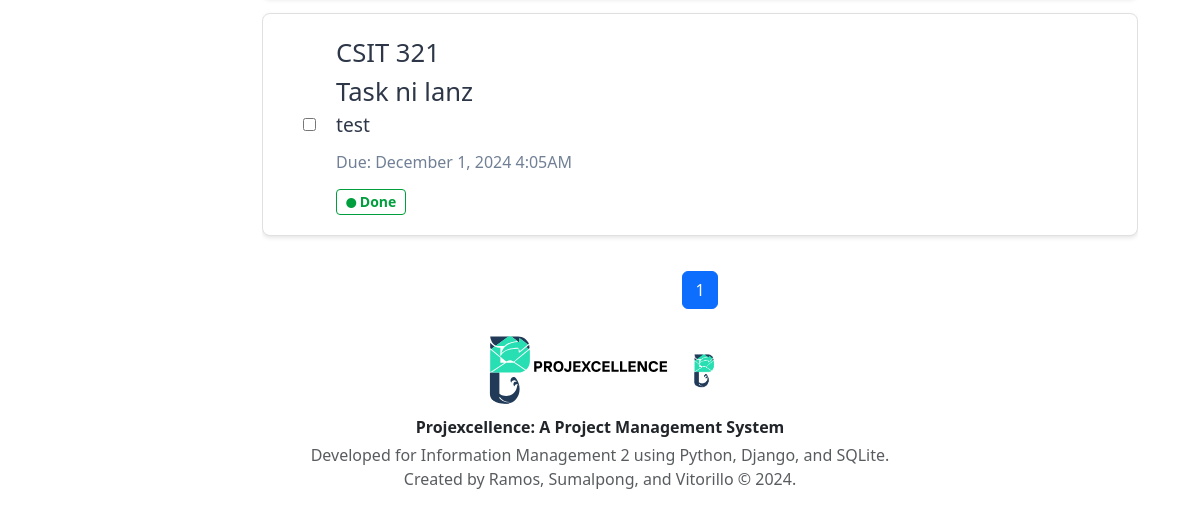
/task/Done/ (signed in, lower part), run on an earlier commit of the app's database.
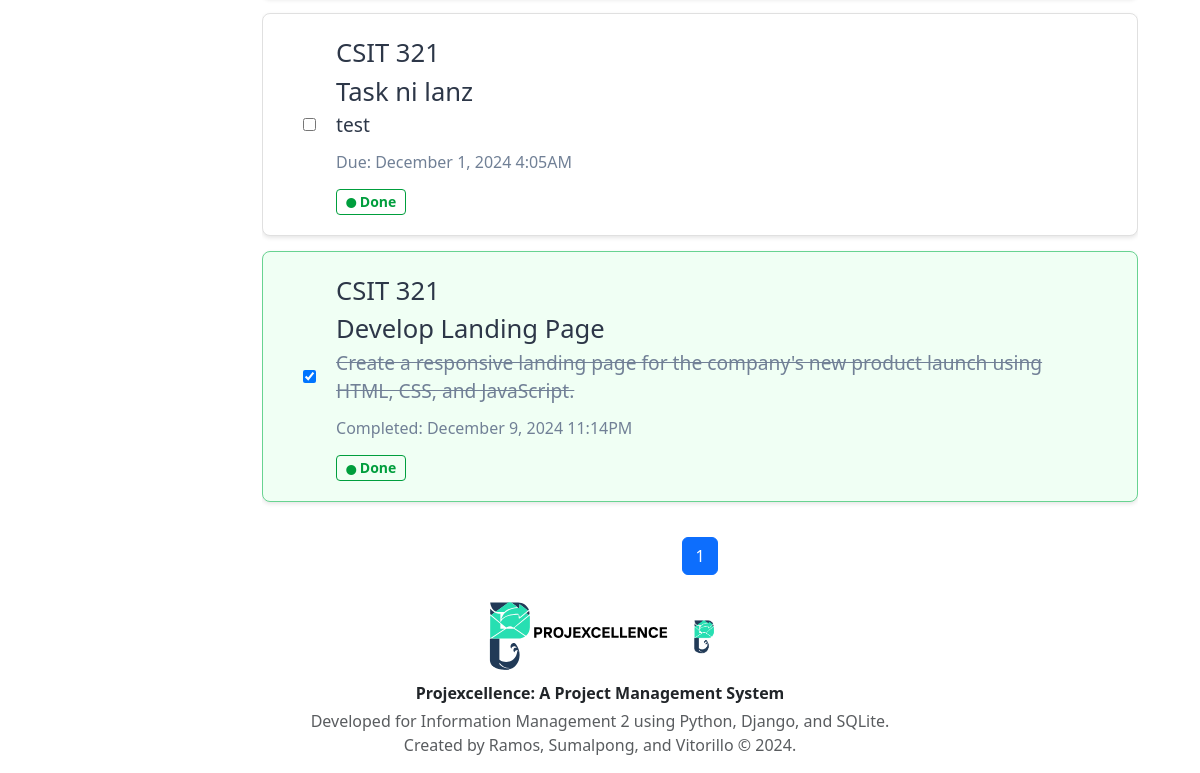
And on a later commit of the database.
### api/models.py (models this page shows, shortened)
class Task(models.Model):
    STATUS_CHOICES = [
        ("On-going", "On-going"),
        ("Pending", "Pending"),
        ("Done", "Done"),
    ]
    project_id = models.ForeignKey(Project, on_delete=models.CASCADE)
    task_name = models.CharField(max_length=50)
    description = models.TextField()
    assigned_to = models.ForeignKey( User, on_delete=models.CASCADE, related_name="assigned_tasks" )
    created_by = models.ForeignKey(User, on_delete=models.CASCADE, related_name="created_tasks")
    status = models.CharField(max_length=10, choices=STATUS_CHOICES, default="Pending")
    due_date = models.DateTimeField(default=timezone.now)
    completed = models.BooleanField(default=False)
    isAccepted = models.BooleanField(default=False)
    date_started = models.DateTimeField(null=True, blank=True, default=None)
    created_at = models.DateTimeField(auto_now_add=True)
    updated_at = models.DateTimeField(auto_now=True)

class Project(models.Model):
    project_name = models.CharField(max_length=50)
    description = models.TextField()
    created_by = models.ForeignKey(User, on_delete=models.CASCADE)
    date_created = models.DateTimeField(auto_now_add=True)
    def __str__(self):
        return self.project_name

### api/Views/views.py (the view, shortened to what this page needs)
# urls.py: path("task/<str:status>/", views.task_list, name="task"),
@login_required
def task_list(request,status):
    tasks = Task.objects.filter(assigned_to=request.user, status=status).order_by("due_date")
    task_filter = TaskFilter(request.GET, queryset=tasks)
    paginator = Paginator(task_filter.qs, 10)
    page_number = request.GET.get("page")
    page_obj = paginator.get_page(page_number)
    edit_task_forms = {task.id: EditTaskForm(instance=task) for task in tasks}
    context = {
        "page_obj": page_obj,
        "edit_task_forms": edit_task_forms,
        "add_task_form": TaskForm(),
        "filter": task_filter,
        'current_status': status
    }
    return render(request, "task.html", context)

### api/forms.py (shortened to what this page needs)
class TaskForm(forms.ModelForm):
    class Meta:
        model = Task
        fields = ["task_name", "description"]
        widgets = {
            "task_name": forms.TextInput(attrs={"class": "form-control"}),
            "description": forms.Textarea(attrs={"class": "form-control"}),
        }
        labels = {
            "task_name": "Task Name",
            "description": "Task Description",
        }
    def __init__(self, *args, project=None, **kwargs):
        super().__init__(*args, **kwargs)
        if self.instance and self.instance.pk and self.instance.due_date:
            self.fields["due_date"].initial = (
                localtime(self.instance.due_date).strftime("%Y-%m-%dT%H:%M")
            )

### api/templatetags/custom_filters.py (called while the page is built)
@register.filter
def dict_get(d, key):
    return d.get(key)

### api/templates/task.html (shortened to what this page needs)
{% extends "base.html" %}
{% load crispy_forms_tags %}
{% load custom_filters %}
{% block content %}
<div class="page-container">
    <div class="content-wrapper">
        <div id="tasks-list">
            {% for task in page_obj %}
            <div class="task-item {% if task.completed %}completed{% endif %}" >
                <div class="task-content">
                    <input style="margin-right: 20px;" type="checkbox" class="task-checkbox" {% if task.completed %}checked{% endif %}>
                    <div onclick="goToTaskDetails(event, '{% url 'task_details' task.id %}')">
                        <div class="task-title">{{ task.project_id }}</div>
                        <div class="task-title">{{ task.task_name }}</div>
                        <div class="task-description">{{ task.description }}</div>
                        {%if task.status == 'Done' and task.completed == True%}
                        <div class="task-due-date">Completed: {{ task.updated_at|date:"F j, Y g:iA" }}</div>
                        {%else%}
                        <div class="task-due-date">Due: {{ task.due_date|date:"F j, Y g:iA" }}</div>
                        {%endif%}
                        <span class="badge {{ task.status|lower }}">
                            <i class="bi bi-circle-fill icon-small" style="width: 0.1px;"></i> {{ task.status }}
                        </span>
                    </div>
                </div>
            </div>
            {% empty %}
                <div class="task-item" style="display: flex; justify-content: center;">
                    <h4 class="text-center" >You have no tasks to accomplish.<br/><small>Set up tasks to have a productive day ahead.</small></h4>
                </div>
            {% endfor %}
        </div>
        <nav aria-label="Page navigation" class="mt-auto">
            <ul class="pagination justify-content-center">
                {% for num in page_obj.paginator.page_range %}
                    {% if page_obj.number == num %}
                        <li class="page-item active"><span class="page-link">{{ num }}</span></li>
                    {% elif num > page_obj.number|add:'-3' and num < page_obj.number|add:'3' %}
                        <li class="page-item"><a class="page-link" href="?page={{ num }}">{{ num }}</a></li>
                    {% endif %}
                {% endfor %}
            </ul>
        </nav>
    </div>
</div>
{% endblock content %}

What changed in the data, as far as the page shows it:
now on this page (row edited): Task: completed "☑", project_id "CSIT 321", task_name "Develop Landing Page", description "Create a responsive landing page for the company's new product launch using HTML, CSS, and JavaScript.", updated_at "December 9, 2024 11:14PM", status "Done"
